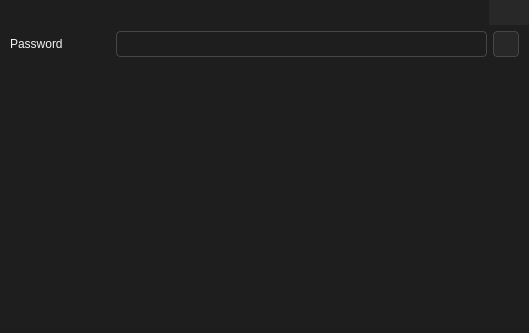
<?xml version="1.0" encoding="UTF-8"?>
<ui version="4.0">
 <class>Dialog</class>
 <widget class="QDialog" name="Dialog">
  <property name="windowModality">
   <enum>Qt::WindowModality::WindowModal</enum>
  </property>
  <property name="geometry">
   <rect>
    <x>0</x>
    <y>0</y>
    <width>529</width>
    <height>333</height>
   </rect>
  </property>
  <property name="sizePolicy">
   <sizepolicy hsizetype="Fixed" vsizetype="Fixed">
    <horstretch>0</horstretch>
    <verstretch>0</verstretch>
   </sizepolicy>
  </property>
  <property name="windowTitle">
   <string>Password</string>
  </property>
  <property name="styleSheet">
   <string notr="true">QWidget{
	background: rgb(30, 30, 30);
	color: rgb(244, 244, 244);
	font: 12pt &quot;Arial&quot;;
}
QWidget:disabled{
	color: rgb(100, 100, 100);
}

/* LABEL */
QLabel{
	max-width: 100px;
	min-width: 100px;
	max-height: 24px;
	min-height: 24px;
}#FolderPathLabel{
	font: 9pt;
	color: rgb(200, 200, 200);
	max-width: 2000px;
}

QLineEdit{
	font: 10pt;
	border: 1px solid rgb(70, 70, 70);
	border-radius: 4px;
	min-height: 24px;
	max-height: 24px;
}


/* button */
QPushButton{
	font: 11pt;
	min-width: 100px;
	max-width: 100px;
	min-height: 24px;
	background: rgb(40, 40, 40);
	border: 1px solid rgb(70, 70, 70);
	border-radius: 4px;
}QPushButton:hover{
	background: rgb(60, 60, 60);
}
QPushButton::pressed{
	background: rgb(40, 40, 40);
}
#passwordVisibilityButton{
	max-height: 24px;
	min-height: 24px;
	max-width: 24px;
	min-width: 24px;
}
#exitButton{
	max-width: 40px;
	min-width: 40px;
	max-height: 25px;
	min-height: 25px;
	border: 0px;
	border-radius: 0px;
}


#line, #line_2{
	background: rgb(70, 70, 70);
	border: 0px;
	max-height:1px;
	min-height:1px;
	max-width: 2000px;
	min-width: 0px;
}
</string>
  </property>
  <layout class="QGridLayout" name="gridLayout">
   <property name="leftMargin">
    <number>0</number>
   </property>
   <property name="topMargin">
    <number>0</number>
   </property>
   <property name="rightMargin">
    <number>0</number>
   </property>
   <property name="bottomMargin">
    <number>0</number>
   </property>
   <property name="horizontalSpacing">
    <number>0</number>
   </property>
   <property name="verticalSpacing">
    <number>6</number>
   </property>
   <item row="3" column="2">
    <layout class="QHBoxLayout" name="horizontalLayout">
     <property name="spacing">
      <number>6</number>
     </property>
     <property name="leftMargin">
      <number>10</number>
     </property>
     <property name="rightMargin">
      <number>10</number>
     </property>
     <item>
      <widget class="QLabel" name="passwordLabel">
       <property name="text">
        <string>Password</string>
       </property>
      </widget>
     </item>
     <item>
      <widget class="QLineEdit" name="passwordLineEdit"/>
     </item>
     <item>
      <widget class="QPushButton" name="passwordVisibilityButton">
       <property name="text">
        <string/>
       </property>
      </widget>
     </item>
    </layout>
   </item>
   <item row="4" column="0" colspan="3">
    <spacer name="verticalSpacer">
     <property name="orientation">
      <enum>Qt::Orientation::Vertical</enum>
     </property>
     <property name="sizeHint" stdset="0">
      <size>
       <width>20</width>
       <height>0</height>
      </size>
     </property>
    </spacer>
   </item>
   <item row="2" column="2" alignment="Qt::AlignmentFlag::AlignRight">
    <widget class="QPushButton" name="exitButton">
     <property name="text">
      <string/>
     </property>
    </widget>
   </item>
  </layout>
 </widget>
 <resources/>
 <connections/>
</ui>
